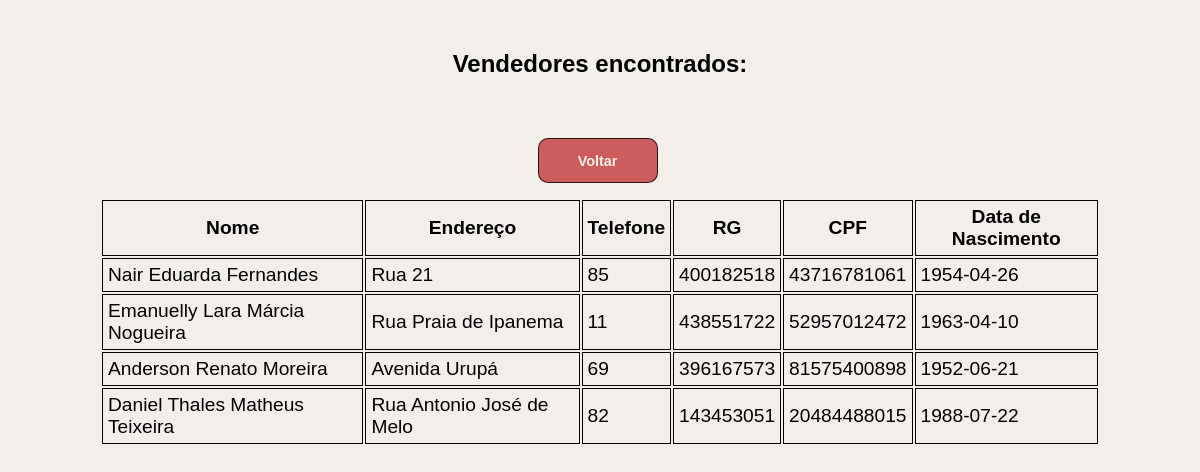
/php/busca-filtrada/busca_vendedores.php, run on the app's committed database.
### tables this page shows
CREATE TABLE `vendedores` (
  `id_vendedor` smallint(6) NOT NULL,
  `nome_vendedor` varchar(30) NOT NULL,
  `endereco_vendedor` varchar(80) NOT NULL,
  `tel_vendedor` int(11) NOT NULL,
  `rg_vendedor` varchar(9) NOT NULL,
  `cpf_vendedor` varchar(11) NOT NULL,
  `nasc_vendedor` date DEFAULT NULL
);

### php/busca-filtrada/busca_vendedores.php (the view, shortened to what this page needs)
<?php
  require('../db/conexao.php');
  $ano = $_POST['ano'];
  $query = "SELECT * FROM vendedores WHERE nasc_vendedor>='$ano'";
  $result = mysqli_query($conex, $query);
?>
<!DOCTYPE html>
<html lang="pt-BR">
<head>
  <link rel="stylesheet" href="../../style/global_consulta.css">
</head>
<body>
  <h2>Vendedores encontrados:</h2>
  <div class="btn">
    <a href="../busca-sem-filtro/consultas_vendedores.php">
      <button id="btnVoltar" type="button">Voltar</button>
    </a>
  </div>
  <table>
    <thead>
        <tr>
            <th>Nome</th>
            <th>Endereço</th>
            <th>Telefone</th>
            <th>RG</th>
            <th>CPF</th>
            <th>Data de Nascimento</th>
        </tr>
    </thead>
    <?php while($dados = mysqli_fetch_array($result)): ?>
    <tr>
        <td><?=$dados['nome_vendedor'];?></td>
        <td><?=$dados['endereco_vendedor'];?></td>
        <td><?=$dados['tel_vendedor'];?></td>
        <td><?=$dados['rg_vendedor'];?></td>
        <td><?=$dados['cpf_vendedor'];?></td>
        <td><?=$dados['nasc_vendedor'];?></td>
    </tr>
    <?php endwhile;?>
  </table>
</body>
</html>

### style/global_consulta.css (style rules this page uses)
* { padding: 0; margin: 0; box-sizing: border-box; font-family: 'Lucida Sans', 'Lucida Sans Regular', 'Lucida Grande', 'Lucida Sans Unicode', Geneva, Verdana, sans-serif; }
body { background-color: #F2EFEB; }
div { display: flex; width: 100%; justify-content: end; }
caption, button { font-size: 2em; margin-bottom: 50px; }
table { margin: auto; font-size: 1.2em; width: 1000px; }
th, td { padding: 5px; border: solid 1px black; }
#btnConsultar, #btnVoltar { width: 120px; min-height: 45px; margin-top: 10px; background-color: #035AA6; border: solid 1px #000c; color: #F2EFEB; border-radius: 10px; font-size: 0.9em; font-weight: 600; padding: 5px; transition: .5s; }
#btnVoltar { margin-right: 5px; background-color: #CD5C5C; }
.btn { display: flex; justify-content: center; height: 50px; margin-bottom: 20px; }
h2 { margin-top: 50px; text-align: center; margin-bottom: 50px; }

### data on the page
vendedores: nome_vendedor "Nair Eduarda Fernandes", endereco_vendedor "Rua 21", tel_vendedor "85", rg_vendedor "400182518", cpf_vendedor "43716781061", nasc_vendedor "1954-04-26"
vendedores: nome_vendedor "Emanuelly Lara Márcia Nogueira", endereco_vendedor "Rua Praia de Ipanema", tel_vendedor "11", rg_vendedor "438551722", cpf_vendedor "52957012472", nasc_vendedor "1963-04-10"
vendedores: nome_vendedor "Anderson Renato Moreira", endereco_vendedor "Avenida Urupá", tel_vendedor "69", rg_vendedor "396167573", cpf_vendedor "81575400898", nasc_vendedor "1952-06-21"
vendedores: nome_vendedor "Daniel Thales Matheus Teixeira", endereco_vendedor "Rua Antonio José de Melo", tel_vendedor "82", rg_vendedor "143453051", cpf_vendedor "20484488015", nasc_vendedor "1988-07-22"
